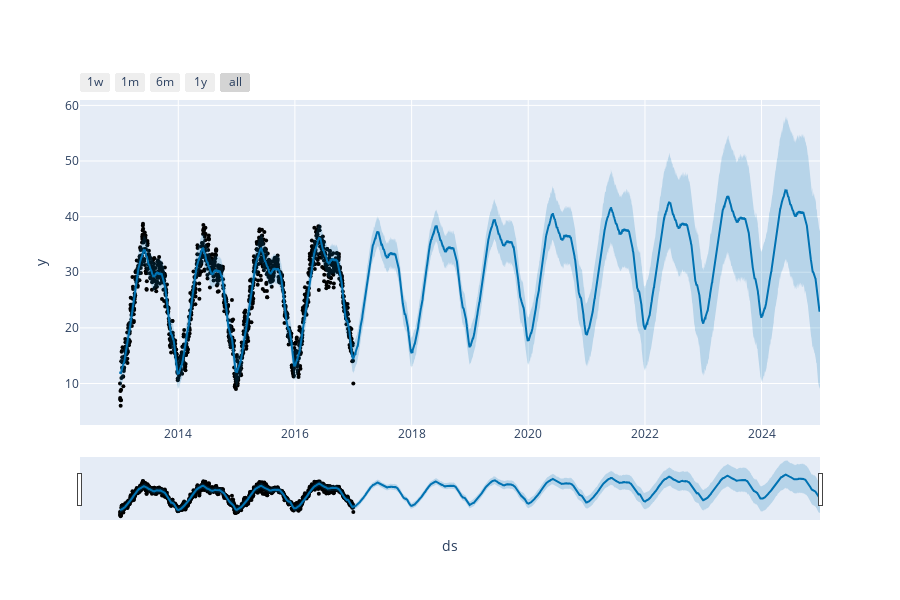

The cell this chart's notebook holds for it:
### Code cell
from prophet import Prophet
from prophet.plot import plot_plotly, plot_components_plotly
model = Prophet()
model.fit(forecast_data)
forecasts = model.make_future_dataframe(periods=2922)
predictions = model.predict(forecasts)
plot_plotly(model, predictions)

### Figure 1 — Plotly figure (JSON) as saved in the notebook; plotly's stock layout.template omitted (floating-point values rounded to 4 significant figures; data arrays with more than 128 entries replaced by an {"elided": "..."} marker saying what was removed)
{"data": [{"marker": {"color": "black", "size": 4}, "mode": "markers", "name": "Actual", "type": "scatter", "x": {"elided": "1462 str values"}, "y": {"elided": "1462 float values"}}, {"hoverinfo": "skip", "line": {"width": 0}, "mode": "lines", "type": "scatter", "x": {"elided": "4384 str values"}, "y": {"elided": "4384 float values"}}, {"fill": "tonexty", "fillcolor": "rgba(0, 114, 178, 0.2)", "line": {"color": "#0072B2", "width": 2}, "mode": "lines", "name": "Predicted", "type": "scatter", "x": {"elided": "4384 str values"}, "y": {"elided": "4384 float values"}}, {"fill": "tonexty", "fillcolor": "rgba(0, 114, 178, 0.2)", "hoverinfo": "skip", "line": {"width": 0}, "mode": "lines", "type": "scatter", "x": {"elided": "4384 str values"}, "y": {"elided": "4384 float values"}}], "layout": {"height": 600, "showlegend": false, "width": 900, "xaxis": {"rangeselector": {"buttons": [{"count": 7, "label": "1w", "step": "day", "stepmode": "backward"}, {"count": 1, "label": "1m", "step": "month", "stepmode": "backward"}, {"count": 6, "label": "6m", "step": "month", "stepmode": "backward"}, {"count": 1, "label": "1y", "step": "year", "stepmode": "backward"}, {"step": "all"}]}, "rangeslider": {"visible": true}, "title": {"text": "ds"}, "type": "date"}, "yaxis": {"title": {"text": "y"}}}}
